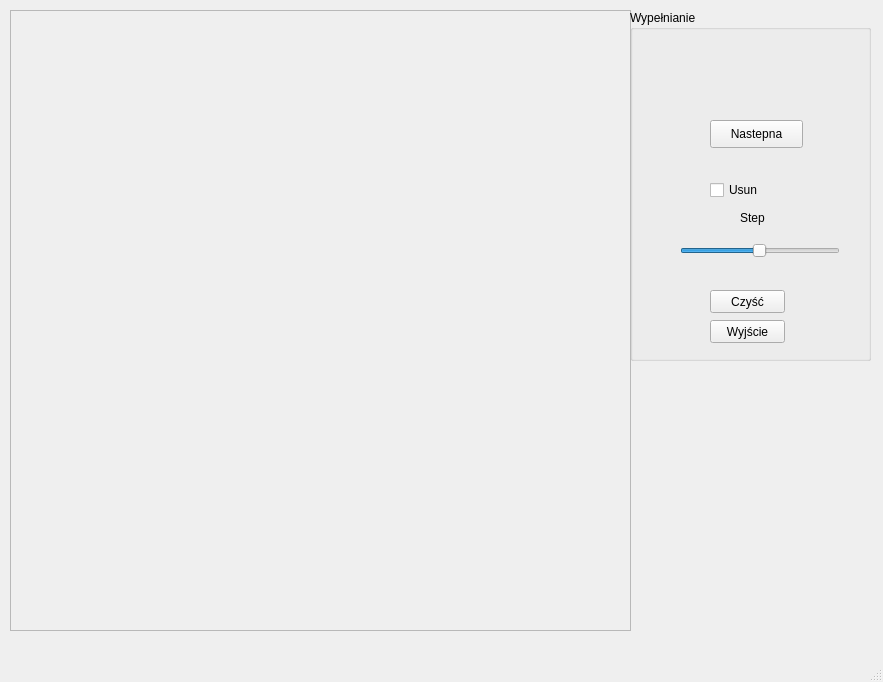
<?xml version="1.0" encoding="UTF-8"?>
<ui version="4.0">
 <class>MainWindow</class>
 <widget class="QMainWindow" name="MainWindow">
  <property name="geometry">
   <rect>
    <x>0</x>
    <y>0</y>
    <width>883</width>
    <height>682</height>
   </rect>
  </property>
  <property name="windowTitle">
   <string>MainWindow</string>
  </property>
  <widget class="QWidget" name="centralWidget">
   <widget class="QFrame" name="rysujFrame">
    <property name="geometry">
     <rect>
      <x>10</x>
      <y>10</y>
      <width>621</width>
      <height>621</height>
     </rect>
    </property>
    <property name="frameShape">
     <enum>QFrame::StyledPanel</enum>
    </property>
    <property name="frameShadow">
     <enum>QFrame::Raised</enum>
    </property>
   </widget>
   <widget class="QGroupBox" name="groupBox">
    <property name="geometry">
     <rect>
      <x>630</x>
      <y>10</y>
      <width>241</width>
      <height>351</height>
     </rect>
    </property>
    <property name="title">
     <string>Wypełnianie</string>
    </property>
    <widget class="QPushButton" name="cleanButton">
     <property name="geometry">
      <rect>
       <x>80</x>
       <y>280</y>
       <width>75</width>
       <height>23</height>
      </rect>
     </property>
     <property name="text">
      <string>Czyść</string>
     </property>
    </widget>
    <widget class="QPushButton" name="exitButton">
     <property name="geometry">
      <rect>
       <x>80</x>
       <y>310</y>
       <width>75</width>
       <height>23</height>
      </rect>
     </property>
     <property name="text">
      <string>Wyjście</string>
     </property>
    </widget>
    <widget class="QPushButton" name="pushButton">
     <property name="geometry">
      <rect>
       <x>80</x>
       <y>110</y>
       <width>93</width>
       <height>28</height>
      </rect>
     </property>
     <property name="text">
      <string>Nastepna</string>
     </property>
    </widget>
    <widget class="QCheckBox" name="checkBox">
     <property name="geometry">
      <rect>
       <x>80</x>
       <y>170</y>
       <width>81</width>
       <height>20</height>
      </rect>
     </property>
     <property name="text">
      <string>Usun</string>
     </property>
    </widget>
    <widget class="QLabel" name="label">
     <property name="geometry">
      <rect>
       <x>110</x>
       <y>200</y>
       <width>31</width>
       <height>16</height>
      </rect>
     </property>
     <property name="text">
      <string>Step</string>
     </property>
    </widget>
    <widget class="QSlider" name="horizontalSlider">
     <property name="geometry">
      <rect>
       <x>50</x>
       <y>230</y>
       <width>160</width>
       <height>22</height>
      </rect>
     </property>
     <property name="minimum">
      <number>1</number>
     </property>
     <property name="maximum">
      <number>1000</number>
     </property>
     <property name="value">
      <number>500</number>
     </property>
     <property name="orientation">
      <enum>Qt::Horizontal</enum>
     </property>
    </widget>
   </widget>
  </widget>
  <widget class="QMenuBar" name="menuBar">
   <property name="geometry">
    <rect>
     <x>0</x>
     <y>0</y>
     <width>883</width>
     <height>26</height>
    </rect>
   </property>
  </widget>
  <widget class="QStatusBar" name="statusBar"/>
 </widget>
 <layoutdefault spacing="6" margin="11"/>
 <resources/>
 <connections/>
</ui>
